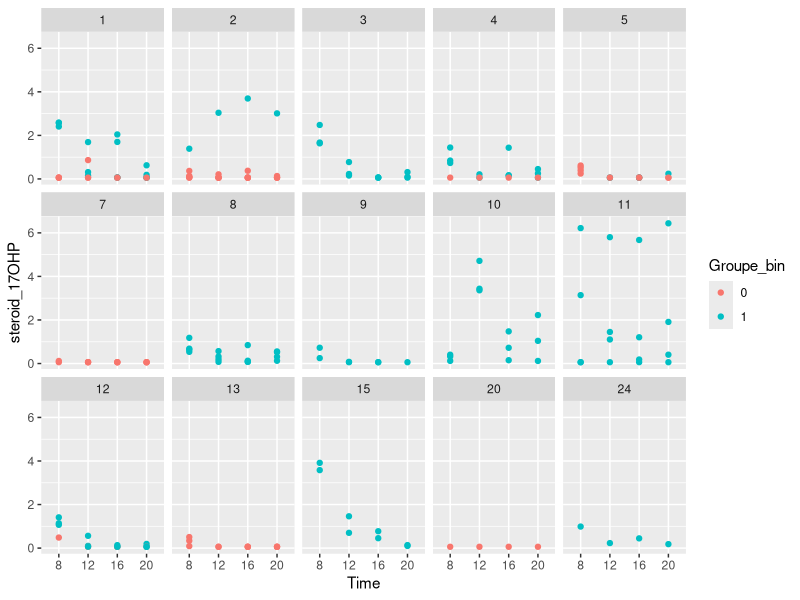
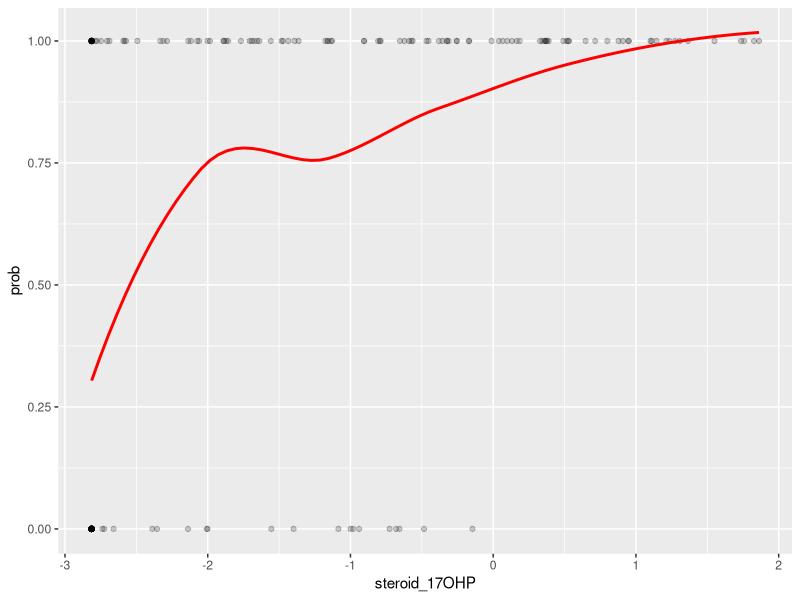
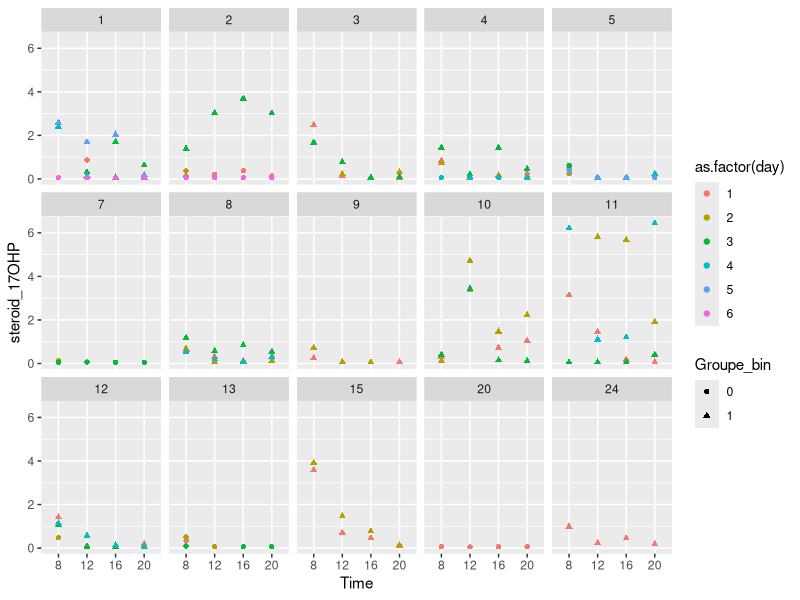
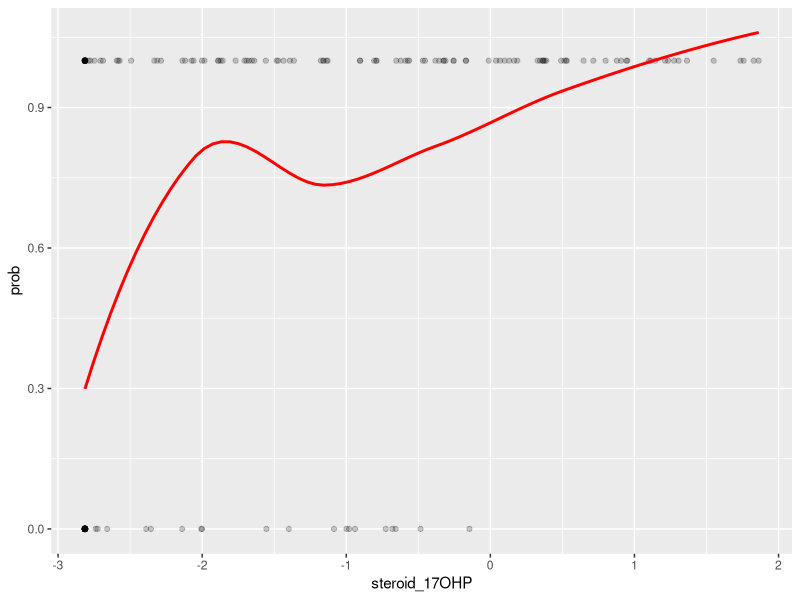
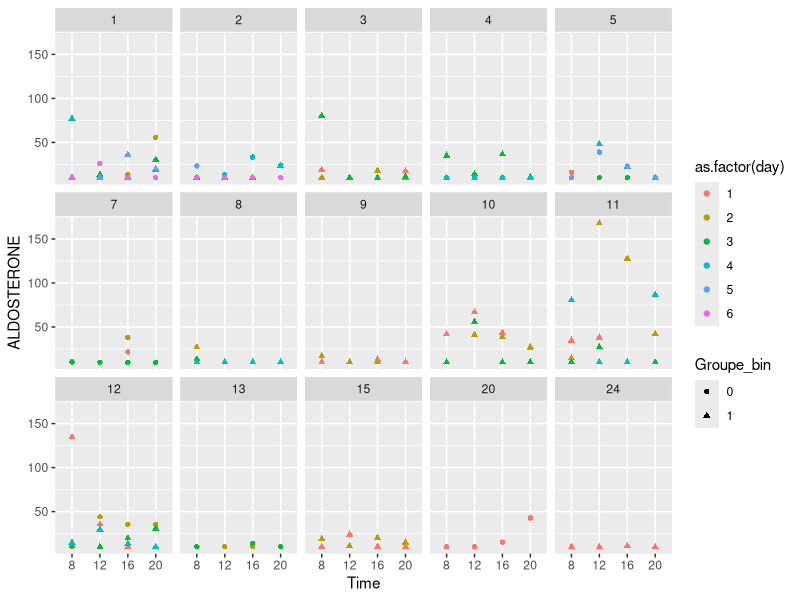
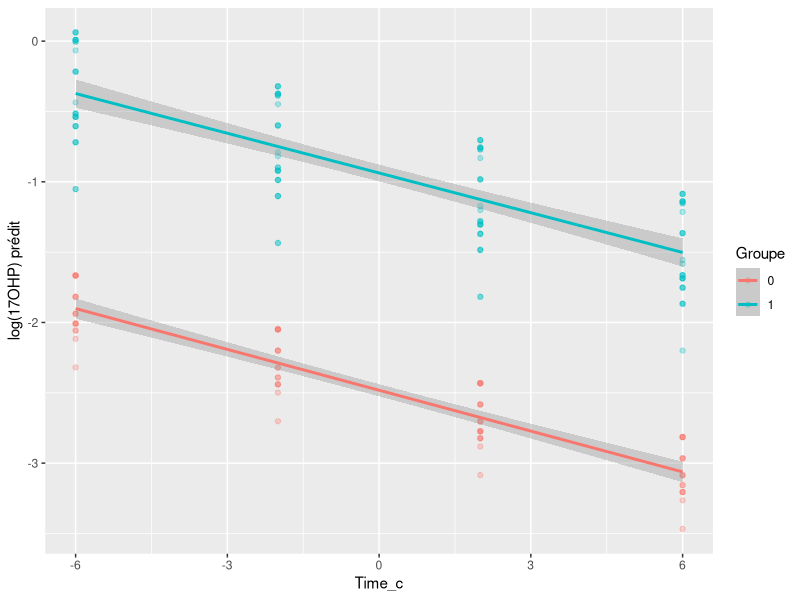
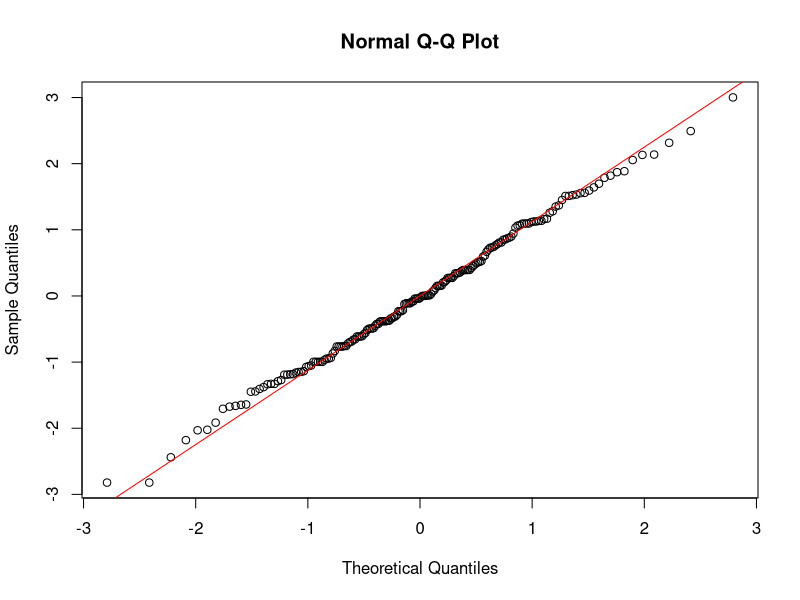
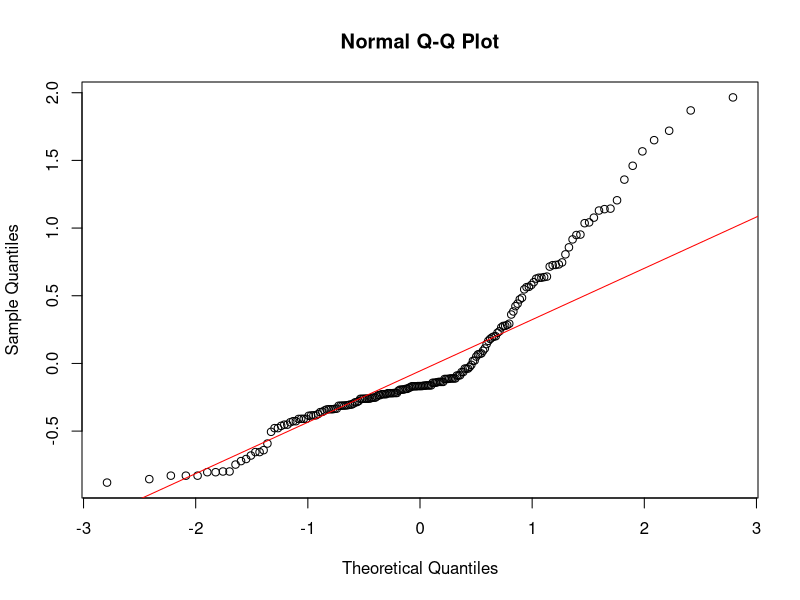

The R script that drew these images, in order: (Note: this script raises an error after producing the figures.)
## ---- chunk 1
library(lme4)
library(dplyr)
library(readxl)
library(stringr)
library(tidyr)
library(ggplot2)
## ---- chunk 2
df <- read_excel("Data_salive_steroides_cinetique.xlsx")
head(df)
## ---- chunk 3
df_l1 <- df %>%
  pivot_longer(
    cols = c(`8h_17OHP`, `12h_17OHP`, `16h_17OHP`, `20h_17OHP`),
    names_to = "Time",
    values_to = "steroid_17OHP"
  ) %>%
  mutate(
    # Nettoyer l'heure pour avoir un truc propre
    Time = factor(Time,
                  levels = c("8h_17OHP", "12h_17OHP", "16h_17OHP", "20h_17OHP"),
                  labels = c("8", "12", "16", "20")),
    Groupe_bin = ifelse(Groupe == "Gp non contrôlé", 1, 0),
    Groupe_bin = factor(Groupe_bin),
    Gender = factor(Gender),
    `Puberty stage` = factor(`Puberty stage`),
    Patient_number = factor(`Patient number`)
  )
## ---- chunk 4
df_l1 <- df_l1 %>%
  mutate(
    Puberty_stage_simple = case_when(
      `Puberty stage` %in% c(1, 2) ~ "prepubertal",
      TRUE ~ "pubertal"
    ),
    Puberty_stage_simple = factor(Puberty_stage_simple)
  )
## ---- chunk 5
df_d<- df_l1 %>%
  select(Patient_number, Gender, Puberty_stage_simple,
         Time, steroid_17OHP, Groupe_bin)
## ---- chunk 6

ggplot(df_d, aes(x = Time, y =  steroid_17OHP, color=Groupe_bin)) +
  geom_point()+facet_wrap(facets = vars(Patient_number), nrow = 3)
## ---- chunk 7
mod_17ohp <- glmer(
  Groupe_bin ~ log(steroid_17OHP + 1e-6) +
    Time+ Gender  + Puberty_stage_simple+
    (1 | Patient_number),
  data = df_d,
  family = binomial,
  control = glmerControl(optimizer = "bobyqa")
)
summary(mod_17ohp)
## ---- chunk 8
ranef(mod_17ohp)
## ---- chunk 9
df_model <- model.frame(mod_17ohp)# uniquement les lignes complètes

df_model$steroid_17OHP <- model.frame(mod_17ohp)[[ "log(steroid_17OHP + 1e-06)" ]]
df_model$fitted <- fitted(mod_17ohp)
df_model$prob <- fitted(mod_17ohp)

df_model <- df_model[order(df_model$steroid_17OHP), ]
# Plot
library(ggplot2)
ggplot(df_model, aes(x = steroid_17OHP, y = prob)) +
  geom_point(aes(y = as.numeric(Groupe_bin)-1), alpha = 0.2) +
  geom_smooth(method = "loess", se = FALSE, color = "red", span = 0.8)

## ---- chunk 10
m17 <- glmer(
  Groupe_bin ~ steroid_17OHP +
    Gender  + Puberty_stage_simple+
    (1 | Patient_number),
  data = df_d,
  family = binomial,
  control = glmerControl(optimizer = "bobyqa")
)
summary(m17)
## ---- chunk 11
df_used <- model.frame(m17)
m17_refit <- glmer(
  Groupe_bin ~ steroid_17OHP + Gender + Puberty_stage_simple +
    (1 | Patient_number),
  data = df_used,
  family = binomial
)

m_null <- glmer(Groupe_bin ~ 1 + (1 | Patient_number),
                data = df_used,
                family = binomial)

anova(m_null, m17_refit)
## ---- chunk 12
df_l1$day <- as.numeric(sub(".*T", "", df_l1$PATIENT))
df_dd <-df_l1 %>%
  select(Patient_number, Gender, Puberty_stage_simple,
         Time, steroid_17OHP, Groupe_bin,day)
## ---- chunk 13
ggplot(df_dd, aes(x = Time, y =  steroid_17OHP, color=as.factor(day),shape=Groupe_bin)) +
  geom_point()+facet_wrap(facets = vars(Patient_number), nrow = 3)
## ---- chunk 14
m17day <- glmer(
  Groupe_bin ~ log(steroid_17OHP+1e-6)+
  Gender  + Puberty_stage_simple+ (1|Patient_number:day)+(1 | Patient_number),
  data = df_dd,
  family = binomial,
  control = glmerControl(optimizer = "bobyqa")
)
summary(m17day)
## ---- chunk 15
df_model2 <- model.frame(m17day)# uniquement les lignes complètes

df_model2$steroid_17OHP <- model.frame(m17day)[[ "log(steroid_17OHP + 1e-06)" ]]
df_model2$fitted <- fitted(m17day)
df_model2$prob <- fitted(m17day)

df_model2 <- df_model2[order(df_model2$steroid_17OHP), ]
# Plot
library(ggplot2)
ggplot(df_model2, aes(x = steroid_17OHP, y = prob)) +
  geom_point(aes(y = as.numeric(Groupe_bin)-1), alpha = 0.2) +
  geom_smooth(method = "loess", se = FALSE, color = "red", span = 0.8)
## ---- chunk 16
hormones <- df %>%
  select(starts_with("8h_")) %>%
  names() %>%
  gsub("8h_", "", .)
hormones
## ---- chunk 17
df_l <- df %>%
  pivot_longer(
    cols = matches("^(8h|12h|16h|20h)_"),
    names_to = c("Time", "Hormone"),
    names_pattern = "([0-9]+h)_(.*)",
    values_to = "Value"
  ) %>%
  mutate(
    Time = gsub("h", "", Time),
    Time = factor(Time, levels = c("8", "12", "16", "20")),
  )
## ---- chunk 18
df_w <- df_l %>%
  pivot_wider(
    names_from = Hormone,
    values_from = Value
  )
## ---- chunk 19
df_w <- df_w %>%
  mutate(
    Groupe_bin = ifelse(Groupe == "Gp non contrôlé", 1, 0),
    Groupe_bin = factor(Groupe_bin),
    Gender = factor(Gender),
    Patient_number = factor(`Patient number`)
  )

df_w <- df_w %>%
  mutate(
    Puberty_stage_simple = case_when(
      `Puberty stage` %in% c(1, 2) ~ "prepubertal",
      TRUE ~ "pubertal"
    ),
    Puberty_stage_simple = factor(Puberty_stage_simple)
  )
df_w$day <- as.numeric(sub(".*T", "", df_w$PATIENT))
df_w<- df_w %>%
  select(-Groupe,-`Puberty stage`,-PATIENT)
## ---- chunk 20
ggplot(df_w, aes(x = Time, y =ALDOSTERONE  , color=as.factor(day),shape=Groupe_bin)) +
  geom_point()+facet_wrap(facets = vars(Patient_number), nrow = 3)
## ---- chunk 21
df_w$Time_num <- as.numeric(as.character(df_w$Time))  # si tes labels sont 12/16/20 etc
df_w$Time_c <- scale(df_w$Time_num, center=TRUE, scale=FALSE)
## ---- chunk 22
m_17op <- lmer(
  log(`17OHP` + 1e-6) ~ Time_c + Groupe_bin +
    Gender + Puberty_stage_simple +
    (1 | Patient_number),
  data = df_w
)
summary(m_17op)
## ---- chunk 23
df_used <- model.frame(m_17op)
df_used$pred <- predict(m_17op)
df_used$resid <- residuals(m_17op)

ggplot(df_used, aes(x = Time_c, y = pred, color = as.factor(Groupe_bin))) +
  geom_point(alpha = 0.3) +
  geom_smooth(se = TRUE, method = "lm") +
  labs(
    y = "log(17OHP) prédit",
    color = "Groupe"
  )
## ---- chunk 24
resi <- resid(m_17op)
qqnorm(resi)
qqline(resi, col = "red")
## ---- chunk 25
M0 <- lmer(
  log(`17OHP` + 1e-6) ~ Time_c + Gender + Puberty_stage_simple +
    (1 | Patient_number),
  data = df_w,
  REML = FALSE
)

M1 <- lmer(
  log(`17OHP` + 1e-6) ~ Time_c + Groupe_bin + Gender + Puberty_stage_simple +
    (1 | Patient_number),
  data = df_w,
  REML = FALSE
)
anova(M0, M1)
## ---- chunk 26
m_ald <- lmer(
  log(`ALDOSTERONE` + 1e-6) ~ Time_c + Groupe_bin +
    Gender + Puberty_stage_simple +
    (1 | Patient_number),
  data = df_w
)
summary(m_ald)
## ---- chunk 27
M0 <- lmer(
  log(`ALDOSTERONE` + 1e-6) ~ Time_c + Gender + Puberty_stage_simple +
    (1 | Patient_number),
  data = df_w,
  REML = FALSE
)

M1 <- lmer(
  log(`ALDOSTERONE` + 1e-6) ~ Time_c + Groupe_bin + Gender + Puberty_stage_simple +
    (1 | Patient_number),
  data = df_w,
  REML = FALSE
)
anova(M0, M1)
resi_ald <- resid(m_ald)
qqnorm(resi_ald)
qqline(resi_ald, col = "red")
## ---- chunk 28
analyze_hormone_lmm <- function(hormone,
                                data,
                                time_var = "Time_c",
                                group_var = "Groupe_bin",
                                gender_var = "Gender",
                                puberty_var = "Puberty_stage_simple",
                                patient_var = "Patient_number",
                                eps = 1e-6,
                                plot_qq = TRUE) {

  # 1) Construire la formule proprement
  y <- paste0("log(`", hormone, "` + ", eps, ")")

  fixed_full <- paste(time_var, group_var, gender_var, puberty_var, sep = " + ")
  fixed_null <- paste(time_var, gender_var, puberty_var, sep = " + ")

  rand <- paste0("(1 | ", patient_var, ")")

  formula_full <- as.formula(paste(y, "~", fixed_full, "+", rand))
  formula_null <- as.formula(paste(y, "~", fixed_null, "+", rand))

  # 2) Fit des modèles
  m_full_reml <- lmer(formula_full, data = data, REML = TRUE)

  m0 <- lmer(formula_null, data = data, REML = FALSE)
  m1 <- lmer(formula_full, data = data, REML = FALSE)

  # 3) LRT
  lrt <- anova(m0, m1)

  # 4) Résidus
  res <- resid(m_full_reml)

  # 5) QQ-plot
  if (plot_qq) {
    qqnorm(res, main = paste("QQ-plot résidus :", hormone))
    qqline(res, col = "red")
  }

  # 6) Résumé clair à retourner
  list(
    hormone = hormone,
    model_REML = summary(m_full_reml),
    LRT = lrt,
    coef_group = summary(m_full_reml)$coefficients[group_var, ],
    residuals = res
  )
}

## ---- chunk 29
res_andro <- analyze_hormone_lmm("ANDROSTENEDIONE", df_w)
## ---- chunk 30
df_wide_std <- df_w %>%
  mutate(across(all_of(hormones), scale))
fit_one <- function(h) {
  # Backticks pour noms avec espaces
  h_clean <- paste0("`", h, "`")
  
  # Construire la formule
  form <- as.formula(
    paste0("Groupe_bin ~ Time + ", h_clean,
           " + Gender + Puberty_stage_simple + (1 | Patient_number)")
  )
  
  # Fit
  m <- glmer(form, data = df_wide_std, family = binomial)
  
  coefs <- summary(m)$coefficients
  
  # Le nom réel dans la matrice des coefficients
  # est exactement h_clean (donc avec backticks)
  rowname <- h_clean
  
  # Si la variable n’a pas été incluse, retourner NA
  if (!rowname %in% rownames(coefs)) {
    return(c(hormone = h, beta = NA, p = NA))
  }
  
  s <- coefs[rowname, ]
  
  c(hormone = h,
    beta = s["Estimate"],
    p = s["Pr(>|z|)"])
}


res_uni <- do.call(rbind, lapply(hormones, fit_one))
res_uni <- as.data.frame(res_uni)
res_uni$p <- as.numeric(res_uni$p)
res_uni[order(res_uni$p), ]
